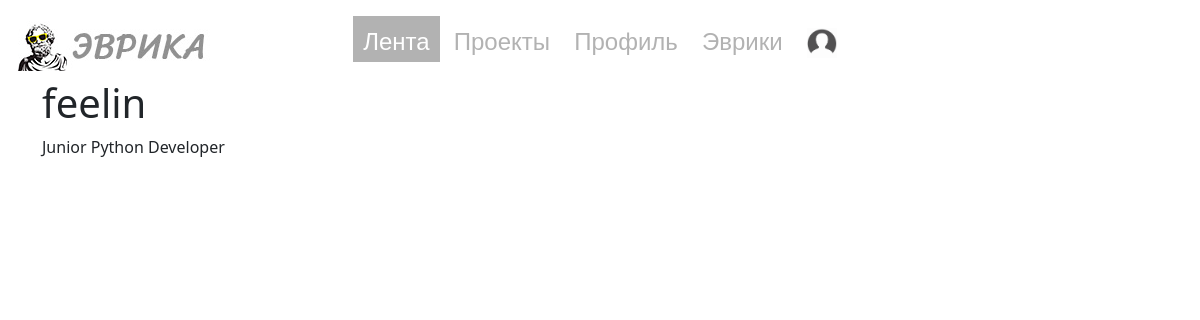
Before: /profile/1 with the older database file.
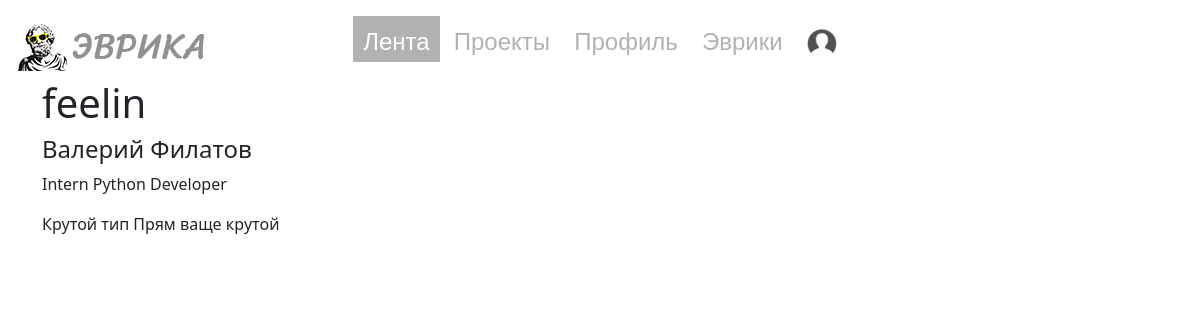
After: the same page with the newer database file.
### main.py (models this page shows, shortened)
class User(UserMixin, db.Model):
    id = db.Column(db.Integer, primary_key=True)
    nick = db.Column(db.String(16), nullable=False)
    email = db.Column(db.String, nullable=False)
    name = db.Column(db.String)
    second_name = db.Column(db.String)
    about = db.Column(db.Text)
    level = db.Column(db.String, nullable=False)
    main_language = db.Column(db.String, nullable=False)
    password = db.Column(db.String, nullable=False)

### main.py (the view)
@app.route('/profile/<int:user_id>')
def profile(user_id):
    return render_template('profile.html', title='Профиль', user=User.query.get(user_id))

### templates/profile.html
{%extends 'base.html'%}
{%block body%}
<h1>{{user.nick}}</h1>
{% if user.name %}
    {% if user.second_name %}
        <h4>{{user.name}} {{user.second_name}}</h4>
    {% else %}
        <h4>{{user.name}}</h4>
    {% endif %}
{% endif %}
<p> {{user.level}} {{user.main_language}} Developer</p>
{% if user.about %}
    <p>{{user.about}}</p>
{% endif %}
{%endblock%}

### templates/base.html (shortened to what this page needs)
<!DOCTYPE html>
<html lang="en">
<head>
    <link rel="stylesheet" href="https://cdn.jsdelivr.net/npm/bootstrap@5.2.3/dist/css/bootstrap.min.css">
    <link rel="stylesheet" href="/static/css/style.css" type="text/css">
</head>
<body class="container">
    <header class="py-3">
    <nav class="menu">
        <ul class="top-menu">
         <li class="logo"><img src="/static/images/logo.jpg" alt="Arch logo"  width = 200 px height = 50 px></li>
         <li class="active">Лента</li>
         <li><a href="/projects">Проекты</a></li>
         <li><a href="/profile">Профиль</a></li>
         <li><a href="/matches">Эврики</a></li>
         <li><img src="/static/images/user.jpg" alt="user"  width = 30 px height = 30 px></li>
        </ul>
    </nav>
    </header>
    <main>
     {% block body %}
    {% endblock %}
    </main>
</body>
</html>

### static/css/style.css (style rules this page uses)
nav a { text-decoration: none; }
nav ul { margin: 0; padding: 0; text-align: center; }
nav li { list-style-position: center; font: 24px 'Oswald', sans-serif; padding: 10px; }
.top-menu li { display: inline-block; padding: 5px 10px; margin: 0; }
.top-menu li.active { background: #b2b2b2; color: #fff; }
.top-menu a { color: #b2b2b2; }
.logo { position: absolute; left: 0%; }

Changed rows visible on the page:
changed User "feelin": name (not shown) → "Валерий"; second_name (not shown) → "Филатов"; level "Junior" → "Intern"; about (not shown) → "Крутой тип Прям ваще крутой"
